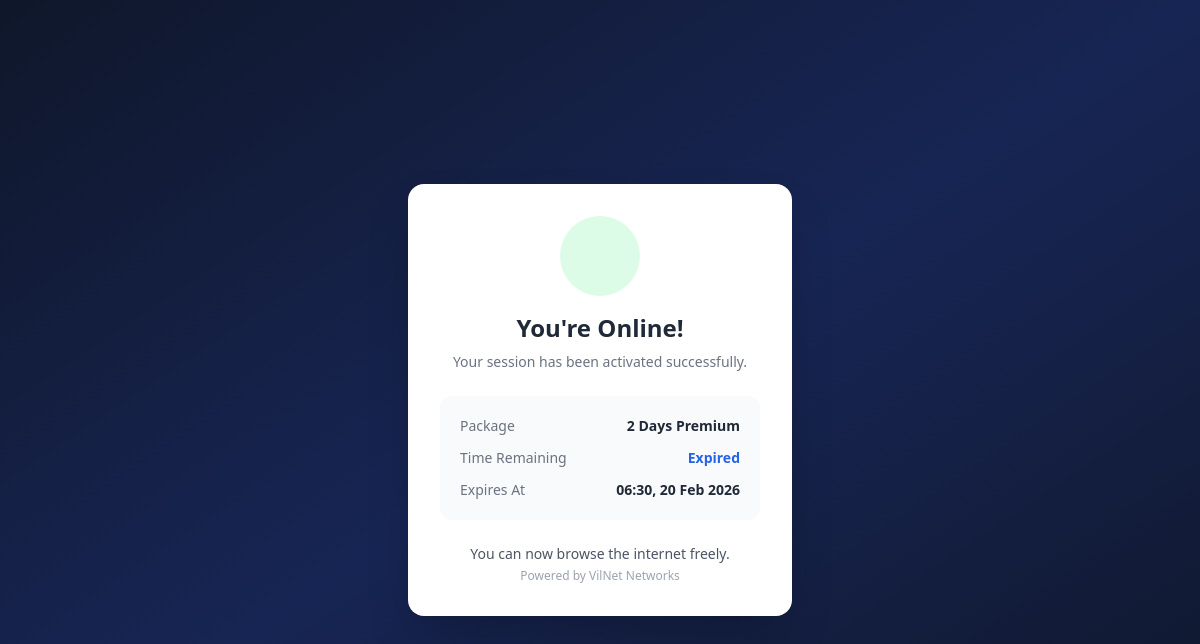
Page /success/ (signed in) on the committed database.
### clients/models.py (models this page shows, shortened)
class Session(models.Model):
    STATUS_CHOICES = [
        ('active', 'Active'),
        ('expired', 'Expired'),
        ('terminated', 'Terminated'),
    ]
    client = models.ForeignKey(Client, on_delete=models.CASCADE, related_name='sessions')
    package = models.ForeignKey(Package, on_delete=models.SET_NULL, null=True, related_name='sessions')
    started_at = models.DateTimeField(default=timezone.now)
    expires_at = models.DateTimeField()
    ended_at = models.DateTimeField(null=True, blank=True)
    ip_address = models.GenericIPAddressField(null=True, blank=True)
    mac_address = models.CharField(max_length=17, blank=True)
    data_used_mb = models.FloatField(default=0.0)
    upload_bytes = models.BigIntegerField(default=0)
    download_bytes = models.BigIntegerField(default=0)
    status = models.CharField(max_length=15, choices=STATUS_CHOICES, default='active')
    mikrotik_session_id = models.CharField(max_length=100, blank=True)
    terminated_by = models.CharField(max_length=100, blank=True)
    created_at = models.DateTimeField(auto_now_add=True)
    class Meta:
        ordering = ['-started_at']
        verbose_name = 'Session'
        verbose_name_plural = 'Sessions'
    @property
    def time_remaining(self):
        if self.status != 'active':
            return None
        remaining = self.expires_at - timezone.now()
        if remaining.total_seconds() <= 0:
            return None
        return remaining
    @property
    def time_remaining_display(self):
        remaining = self.time_remaining
        if not remaining:
            return 'Expired'

### packages/models.py (models this page shows, shortened)
class Package(models.Model):
    DURATION_UNIT_CHOICES = [
        ('minutes', 'Minutes'),
        ('hours', 'Hours'),
        ('days', 'Days'),
        ('weeks', 'Weeks'),
        ('months', 'Months'),
    ]
    STATUS_CHOICES = [
        ('active', 'Active'),
        ('inactive', 'Inactive'),
    ]
    name = models.CharField(max_length=100)
    description = models.TextField(blank=True)
    price = models.DecimalField(
        max_digits=10,
        decimal_places=2,
        validators=[MinValueValidator(Decimal('1.00'))]
    )
    duration = models.PositiveIntegerField(help_text='Duration value e.g. 1, 6, 24')
    duration_unit = models.CharField(max_length=10, choices=DURATION_UNIT_CHOICES, default='hours')
    data_limit_mb = models.PositiveIntegerField(
        null=True,
        blank=True,
        help_text='Data limit in MB. Leave blank for unlimited.'
    )
    upload_speed_kbps = models.PositiveIntegerField(
        null=True,
        blank=True,
        help_text='Upload speed limit in Kbps. Leave blank for unlimited.'
    )
    download_speed_kbps = models.PositiveIntegerField(
        null=True,
        blank=True,
        help_text='Download speed limit in Kbps. Leave blank for unlimited.'
    )
    max_devices = models.PositiveIntegerField(default=1)
    mikrotik_profile = models.CharField(
        max_length=100,
        blank=True,
        help_text='MikroTik hotspot profile name e.g. "1hr-plan"'
    )
    status = models.CharField(max_length=10, choices=STATUS_CHOICES, default='active')
    is_featured = models.BooleanField(default=False, help_text='Show this plan prominently on portal')
    sort_order = models.PositiveIntegerField(default=0, help_text='Lower number shows first')
    created_at = models.DateTimeField(auto_now_add=True)
    updated_at = models.DateTimeField(auto_now=True)
    class Meta:
        ordering = ['sort_order', 'price']
        verbose_name = 'Package'
        verbose_name_plural = 'Packages'

### clients/portal_views.py (the view)
# urls.py: path('success/', portal_views.PaymentSuccessView.as_view(), name='portal_success'),
class PaymentSuccessView(View):
    template_name = 'portal/success.html'
    def get(self, request):
        client_id = request.session.get('portal_client_id')
        if not client_id:
            return redirect('portal_home')
        client = get_object_or_404(Client, pk=client_id)
        active_session = client.active_session
        return render(request, 'portal/success.html', {
            'client': client,
            'session': active_session,
        })

### clients/models.py (called while the page is built)
    @property
    def active_session(self):
        return self.sessions.filter(status='active').first()

### templates/portal/success.html (shortened to what this page needs)
<!DOCTYPE html>
<html lang="en">
<head>
    <script src="https://cdn.tailwindcss.com"></script>
</head>
<body class="min-h-screen bg-gradient-to-br from-slate-900 via-blue-950 to-slate-900 flex items-center justify-center p-4">
<div class="w-full max-w-sm bg-white rounded-2xl shadow-2xl p-8 text-center">
    <div class="w-20 h-20 bg-green-100 rounded-full flex items-center justify-center mx-auto mb-4">
    </div>
    <h2 class="text-gray-800 font-extrabold text-2xl">You're Online!</h2>
    <p class="text-gray-500 text-sm mt-2">Your session has been activated successfully.</p>
    {% if session %}
    <div class="mt-6 bg-gray-50 rounded-xl p-5 text-left space-y-3">
        <div class="flex justify-between text-sm">
            <span class="text-gray-500">Package</span>
            <span class="font-semibold text-gray-800">{{ session.package.name }}</span>
        </div>
        <div class="flex justify-between text-sm">
            <span class="text-gray-500">Time Remaining</span>
            <span class="font-bold text-blue-600">{{ session.time_remaining_display }}</span>
        </div>
        <div class="flex justify-between text-sm">
            <span class="text-gray-500">Expires At</span>
            <span class="font-semibold text-gray-800">{{ session.expires_at|date:"H:i, d M Y" }}</span>
        </div>
    </div>
    {% endif %}
    <p class="mt-6 text-sm text-gray-600 font-medium">You can now browse the internet freely.</p>
    <p class="text-xs text-gray-400 mt-1">Powered by VilNet Networks</p>
</div>
</body>
</html>

### rows in the picture
Session: package.name "2 Days Premium", time_remaining_display "Expired", expires_at "06:30, 20 Feb 2026"
